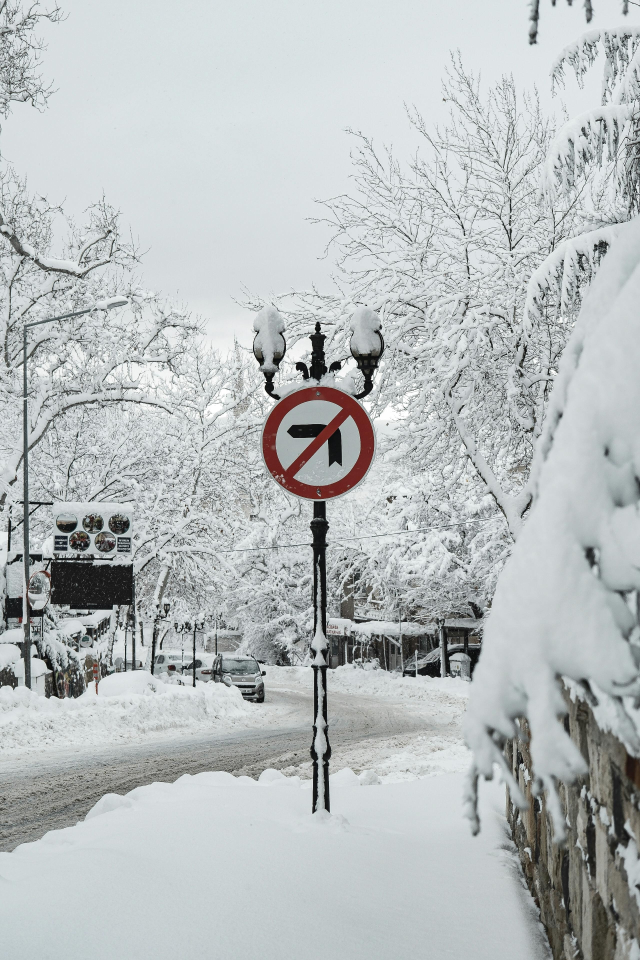
#> input picture bienbao/pexels-ebahir-35655526.jpg, 2560 x 3840 px (shown at 1/4 size)
$ python -i inference.py   (imports and definitions only)
#> lines starting #> are read from the running program, lines starting #| are printed output that depends on the picture
#> further down, picture is the input picture: shape (3840, 2560, 3); mean B, G, R 189.8, 188.8, 183.7
"""
🚦 Vietnamese Traffic Sign Detection - Video Inference Only
===========================================================
Tối ưu hóa: Chỉ nhận diện biển báo giao thông từ file Video.
Hỗ trợ: Tự động cấu hình kích thước nhận diện (imgsz) và ngưỡng tự tin (conf) để bắt biển báo từ xa.

Usage:
    python inference_video.py --model Models/1.pt --source video.mp4 --imgsz 1280 --conf 0.2
"""

import argparse
import os
import sys
import time
from collections import deque

import cv2
import numpy as np
from PIL import Image, ImageDraw, ImageFont
from ultralytics import YOLO

# ============================================================
# Danh mục 29 nhóm biển báo giao thông - Model02
# ============================================================
VIE_NAMES = {
    "one way prohibition":             "Cấm đi ngược chiều",
    "no parking":                      "Cấm đỗ xe",
    "no stopping and parking":         "Cấm dừng và đỗ xe",
    "no turn left":                    "Cấm rẽ trái",
    "no turn right":                   "Cấm rẽ phải",
    "no u turn":                       "Cấm quay đầu",
    "no u and left turn":              "Cấm quay đầu và rẽ trái",
    "no u and right turn":             "Cấm quay đầu và rẽ phải",
    "no motorbike entry/turning":      "Cấm xe máy",
    "no car entry/turning":            "Cấm ô tô",
    "no truck entry/turning":          "Cấm xe tải",
    "other prohibition":               "Biển cấm khác",
    "indication":                      "Biển chỉ dẫn",
    "direction":                       "Biển phương hướng",
    "speed limit":                     "Giới hạn tốc độ",
    "weight limit":                    "Giới hạn trọng tải",
    "height limit":                    "Giới hạn chiều cao",
    "pedestrian crossing":             "Đường người đi bộ cắt ngang",
    "intersection danger":             "Nguy hiểm giao lộ",
    "road danger":                     "Nguy hiểm đường bộ",
    "pedestrian danger":               "Nguy hiểm người đi bộ",
    "construction danger":             "Công trình xây dựng",
    "slow warning":                    "Đi chậm",
    "other warning":                   "Cảnh báo khác",
    "vehicle permission lane":         "Làn xe được phép",
    "vehicle and speed permission lane": "Làn xe và tốc độ cho phép",
    "overpass route":                  "Tuyến đường vượt",
    "no more prohibition":             "Hết hiệu lực cấm",
    "other":                           "Biển báo khác",
}

# ============================================================
# Hàm xác định màu BGR/RGB theo nhóm biển báo (Model02)
# ============================================================
# [21 lines left out: functions get_class_color_bgr, get_class_color_rgb, not called in this run]

FONT_SEARCH_PATHS = [
    "/usr/share/fonts/truetype/dejavu/DejaVuSans.ttf",
    "/usr/share/fonts/truetype/dejavu/DejaVuSans-Bold.ttf",
    "C:\\Windows\\Fonts\\tahoma.ttf",
    "C:\\Windows\\Fonts\\arial.ttf"
]

_font_cache = {}

# [15 lines left out: function get_pil_font, not called in this run]

def enhance_image(frame, brightness=1.0, contrast=1.2):
    """Nâng cao chất lượng ảnh: tăng contrast và brightness để nhận diện biển báo nhỏ/mờ."""
#> called with brightness = 1, contrast = 1.2
    # Chuyển sang LAB color space
    lab = cv2.cvtColor(frame, cv2.COLOR_BGR2LAB)
#> lab: shape (3840, 2560, 3); mean of channels 0, 1, 2 192.8, 126.6, 127
    l, a, b = cv2.split(lab)
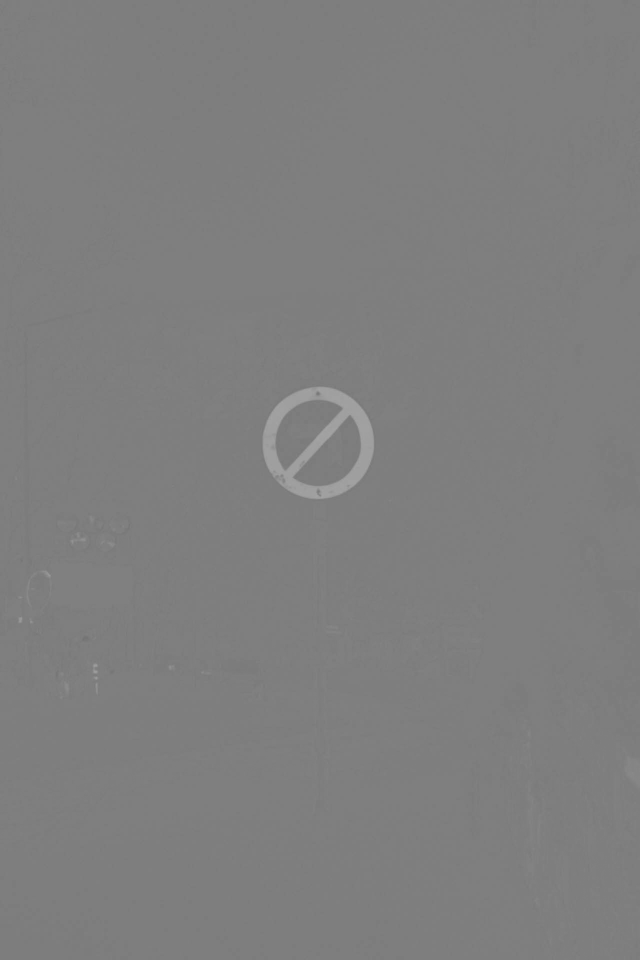
#> a: shape (3840, 2560) (shown at 1/4 size); min 114, max 167, mean 126.6

    # Tăng contrast cho kênh L (Luminance)
    l = cv2.convertScaleAbs(l, alpha=contrast, beta=brightness * 10)
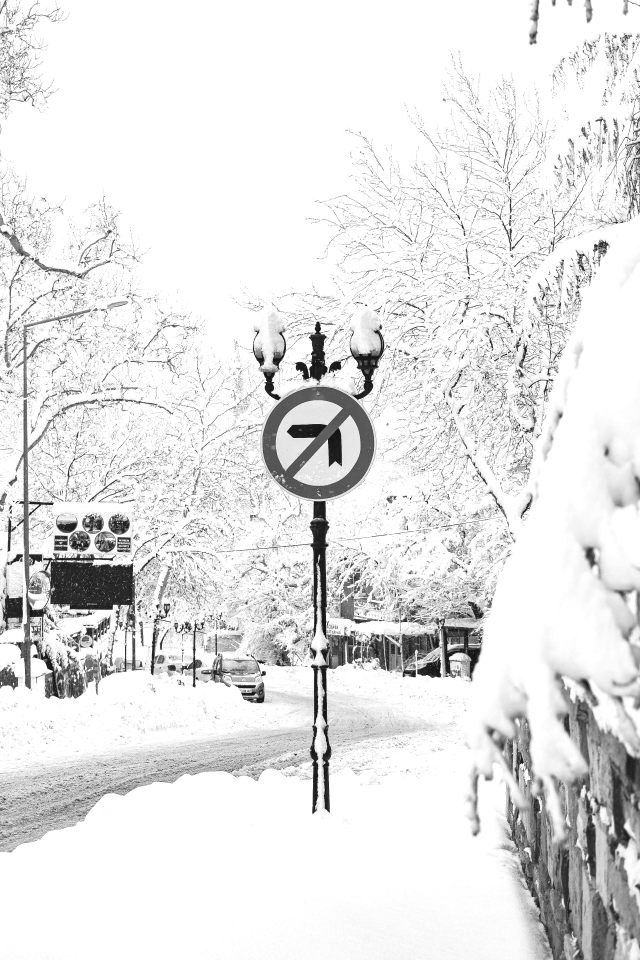
#> l: shape (3840, 2560) (shown at 1/4 size); min 10, max 255, mean 228.5
    l = np.clip(l, 0, 255).astype(np.uint8)

    # Gộp lại
    enhanced_lab = cv2.merge([l, a, b])
#> enhanced_lab: shape (3840, 2560, 3); mean of channels 0, 1, 2 228.5, 126.6, 127
    enhanced = cv2.cvtColor(enhanced_lab, cv2.COLOR_LAB2BGR)

    return enhanced

# [231 lines left out: functions apply_clahe, sharpen_image, draw_detections, main, not called in this run]

# [2 lines not run here, left out]

>>> import cv2
>>> picture = cv2.imread('../bienbao/pexels-ebahir-35655526.jpg')
>>> result = enhance_image(picture)

$ run again, on bienbao/pexels-imduc93-13673726.jpg
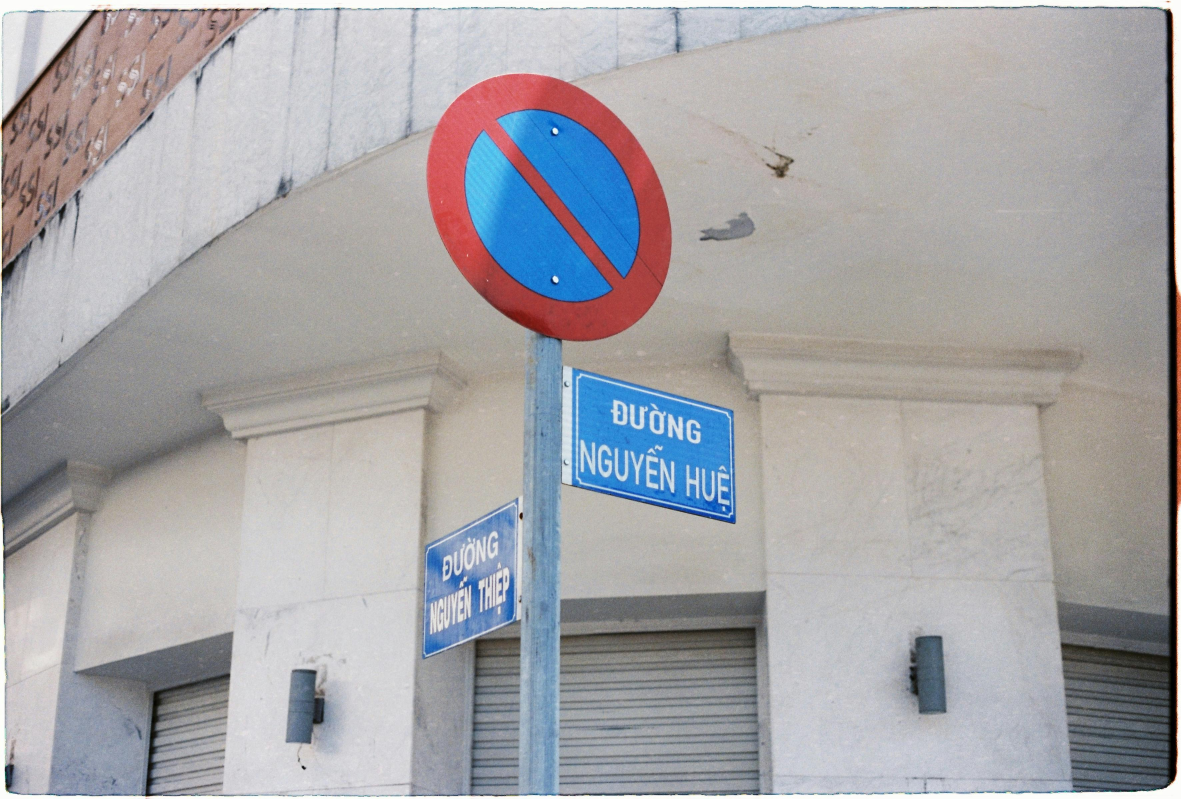
#> input picture bienbao/pexels-imduc93-13673726.jpg, 3543 x 2397 px (shown at 1/3 size)
#> picture is the input picture: shape (2397, 3543, 3); mean B, G, R 168, 165, 166
#> lab: shape (2397, 3543, 3); mean of channels 0, 1, 2 173.2, 129.9, 127.1
#> in enhance_image, `l, a, b = cv2.split(lab)`:
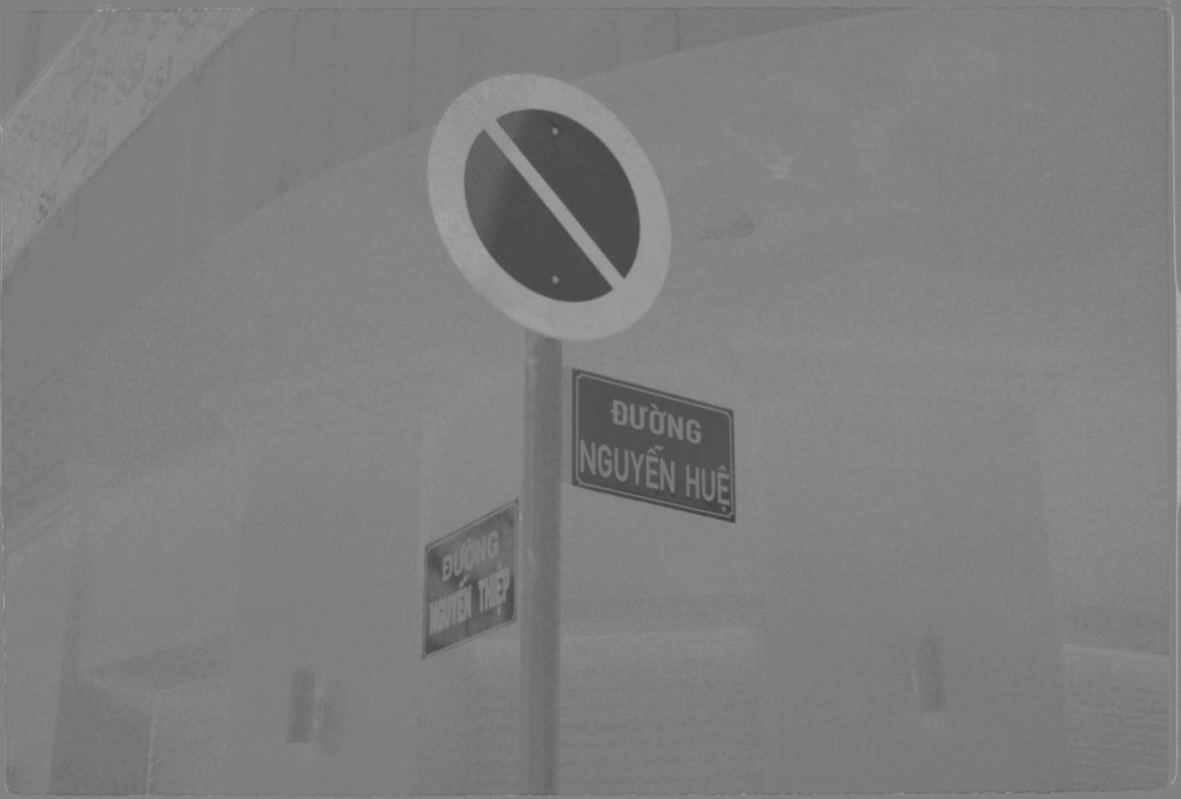
#> b: shape (2397, 3543) (shown at 1/3 size); min 63, max 178, mean 127.1
#> enhanced_lab: shape (2397, 3543, 3); mean of channels 0, 1, 2 215, 129.9, 127.1
#> in enhance_image, `enhanced = cv2.cvtColor(enhanced_lab, cv2.COLOR_LAB2BGR)`:
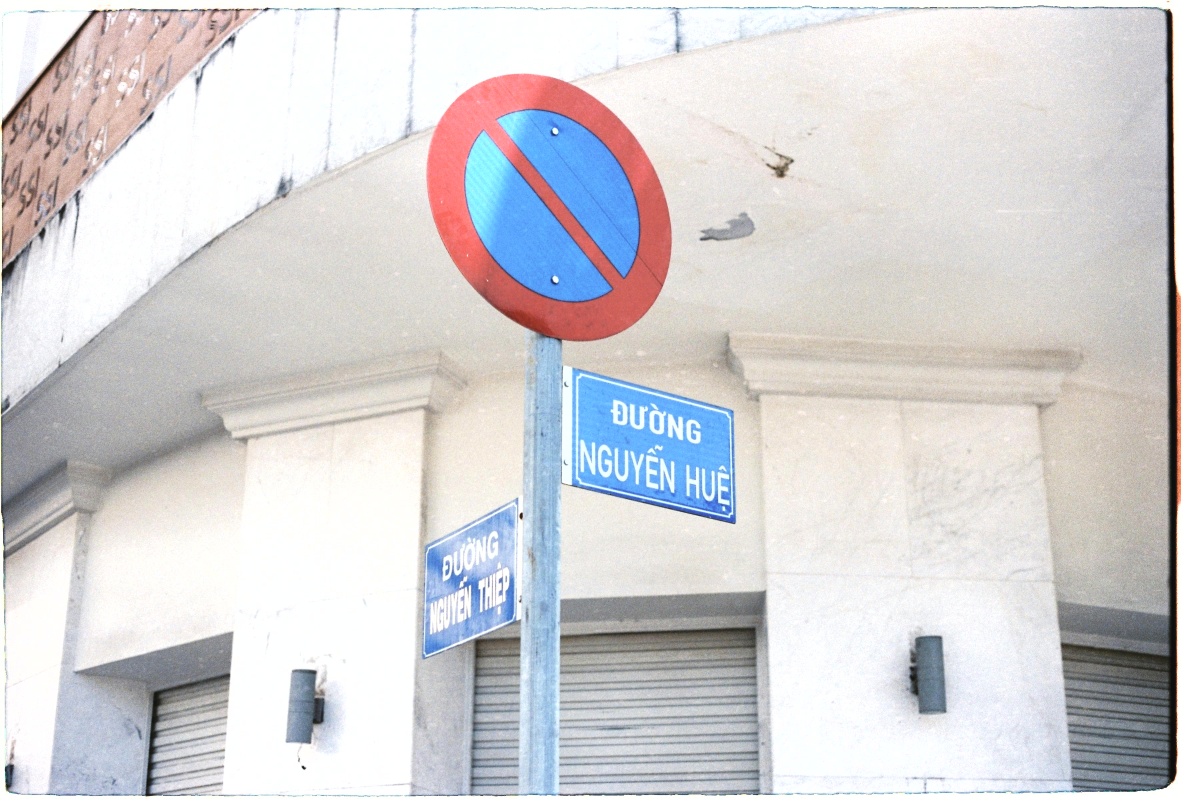
#> enhanced: shape (2397, 3543, 3) (shown at 1/3 size); mean B, G, R 212.1, 210.1, 211.8
